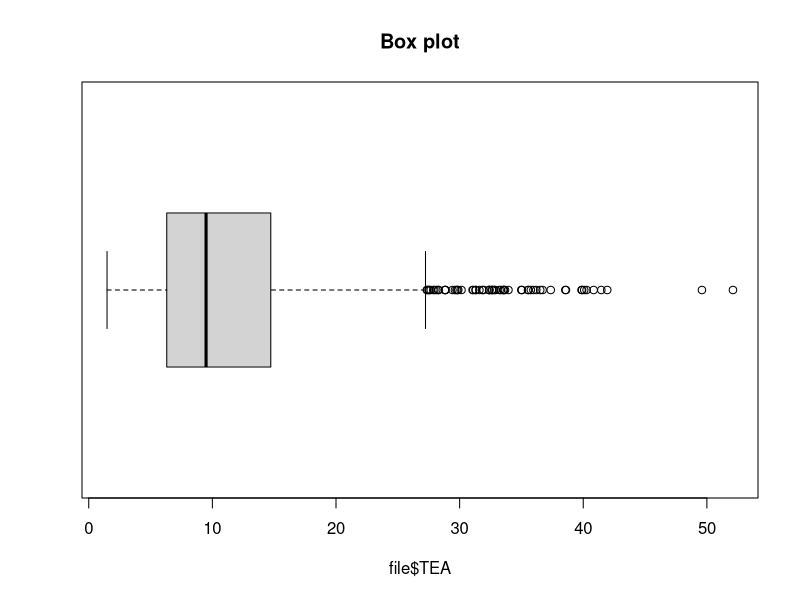
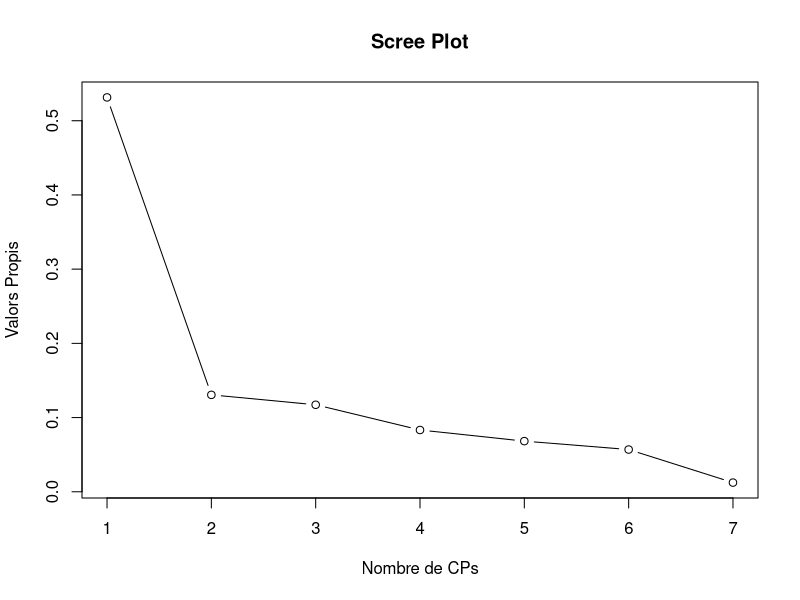

Write R code to recreate these figures, in order.
## ---- chunk 1
knitr::opts_chunk$set(echo = TRUE)
#Incloem les llibreries que volem fer servir
library(kableExtra)
library(stringr)
library(dplyr)
library(VIM)
#Setejem el directori que volem fer servir de referència per llegir el CSV
setwd("/Users/ignasi/Desktop/Master/Anàlisi Estadística/Activitat 1")
## ---- chunk 2
file <- read.csv("gem01.csv",header = FALSE, stringsAsFactors = TRUE, sep = ";",dec = ".", na.strings=c(""))
## ---- chunk 3
description <- sapply(file[1,],function(x) str_replace_all(x,'[.]',' ')) #Creem llista de descripcion
name <- unlist(file[2,]) #Creem llista de noms
df <- data.frame(Name = name,Description=description)
rownames(df)<-NULL #Descartem la indexació per defecte
kbl(df) %>% #Dibixem la taula
  kable_paper(full_width = F) %>%
  column_spec(1, bold = T, border_right = T) %>%
  column_spec(2)%>%
  scroll_box( height = "350px")

## ---- chunk 4
colnames(file)<-c('Code','Economy','Year','OPP','PC','FAIL','EI','TEA','OWN','EMPL','MOT','FMTEA','FMOD','JOB','INNOV','BSER','STAT','CHOI') #Setejem el nom de les columnes
file <- file[-c(1,2),] #Eliminem les files que no ens interessen
file <- type.convert(file, as.is=TRUE) #Tornem a fer que el sistema infereixi nous tipus de dades per columna
rownames(file) <- NULL #Ens desfem de la indexació automàtica
head(file,n=5) %>% #Dibuixem la taula
  kbl() %>%
  kable_paper("hover")
## ---- chunk 5
file["Economy"]%>%
  unique()%>%
  unlist()%>%
  cat(sep=", ")
## ---- chunk 6
file$Economy <- sapply(file$Economy, str_to_title) #Apliquem els canvis de fer els noms de paisos majúscula.
## ---- chunk 7
file_gb <- file %>% 
  group_by(Economy) %>% #Agrupem per pais
  summarise(min_year = min(Year),max_year = max(Year), registered_years = n_distinct(Year))
  #Fem servir funcions agrupadores per deduir les dades
  
file_gb %>% #Dibuixem la taula per pantalla
  mutate(index = row_number()) %>% #Afegim un index a la taula
  select(index, everything()) %>% #Fiquem l'index el principi
  kbl() %>%
  kable_paper(bootstrap_options = "striped", full_width = F)%>%
  scroll_box( height = "300px")

## ---- chunk 8
na_count <- sapply(file, function(x) sum(is.na(x))) #Es conten quants NA hi ha per columna

na_count%>%
  t()%>% #Transformem les dades per mostrar-les millor
  as.data.frame()%>%
  kbl()%>%
  kable_styling()
## ---- chunk 9
max_val <- sapply(file[,4:ncol(file)], function(x) max(x, na.rm=TRUE))#Calculem els maxim per columna
min_val <- sapply(file[,4:ncol(file)], function(x) min(x, na.rm=TRUE))#Calculem els mminms per columna
df_result <- data.frame(Max=max_val, Min=min_val)
df_result%>%
  t()%>% #Transformem les dades per mostrar-les millor
  as.data.frame()%>%
  kbl()%>%
  kable_styling()
## ---- chunk 10
n_end<-ncol(file) #Creem una variable pel nombre de columnes
cols = file[,4:n_end] #Definim les columnes que volem manipular
cols[cols < 0 | cols > 100] <- NA #Setejem a NA les columnes que no volem 
## ---- chunk 11
are_out_of_bound <- (cols < 0) | (cols > 100)
any(are_out_of_bound == TRUE, na.rm = TRUE)
## ---- chunk 12
boxplot(file$TEA, horizontal = TRUE, main="Box plot", xlab="file$TEA")
## ---- chunk 13
boxplot.stats(file$TEA)$out
## ---- chunk 14
upper_bound <- boxplot.stats(file$TEA)$stats[5]
file$TEA[file$TEA > upper_bound] <- NA
## ---- chunk 15

a <- kNN(file,variable="EI",k=5)
## ---- chunk 16
file_min = file[c("OPP","PC","FAIL","EI","TEA","STAT","CHOI")]%>%
  na.omit()

cor(file_min,use="complete.obs")%>%
  kbl()%>%
  kable_paper("hover")
## ---- chunk 17
file_min.cov <- prcomp(file_min, center= TRUE, scale.=FALSE)
summary(file_min.cov)$importance%>%
  kbl()%>%
  kable_paper("hover")
## ---- chunk 18
summary(file_min.cov)$importance["Proportion of Variance",]%>%
  mean()
## ---- chunk 19
summary(file_min.cov)$importance["Proportion of Variance",]%>%
  plot(type="b",main="Scree Plot", xlab="Nombre de CPs", ylab="Valors Propis")
## ---- chunk 20
file_min.cov$rotation[,"PC1"]%>%
  t()%>%
  as.data.frame()%>%
  kbl()%>%
  kable_styling()
## ---- chunk 21
write.csv(file,"gem02.csv")
